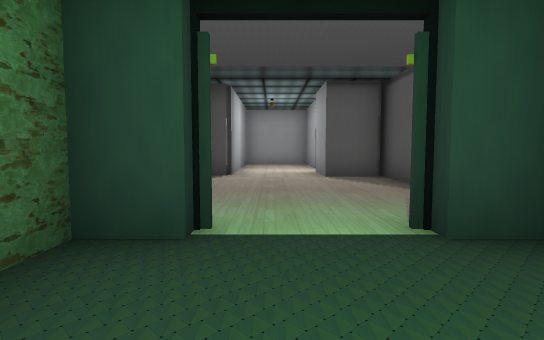
View 1 (above)

23 first-person views from a walk through a 3-D level made in the Unity game engine. The camera is 1.4 m above the floor, tilts 4° down and sees 80° across. The floor is counted in squares, 2 m on a side. Each view is taken from the middle of a square. On the plan, view 1 faces up. The plan holds only what a view shows up to about 10 squares ahead; the rest is blank. The place goes on beyond the plan. The player is left out. Some animated figures are not drawn. Door leaves are left out, so doorways stand open.

View 2
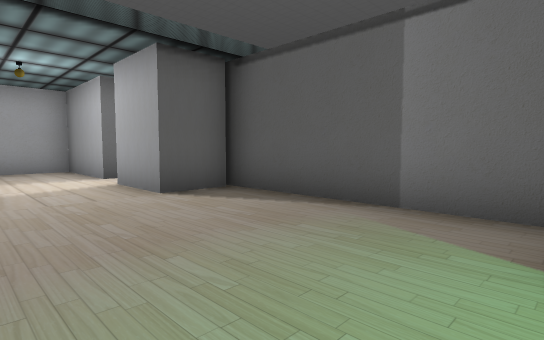

View 3
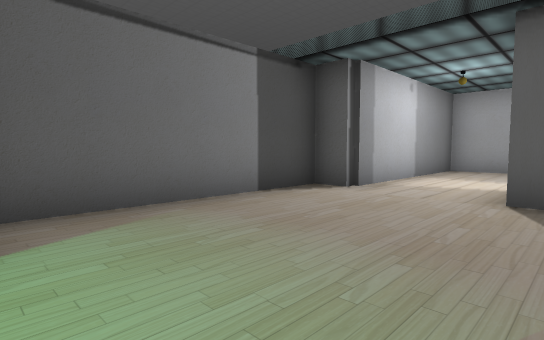

View 4
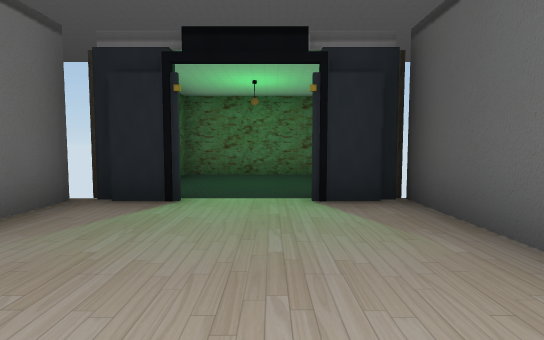

View 5
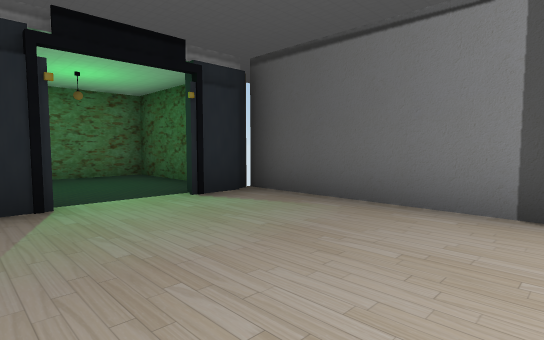

View 6
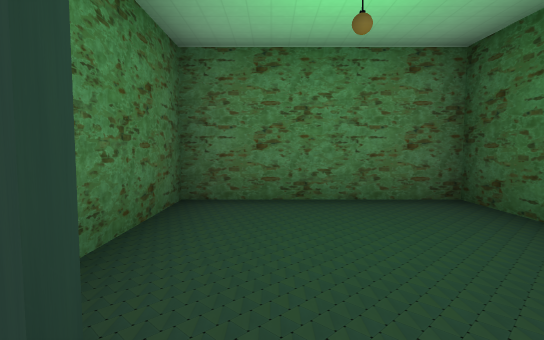

View 7
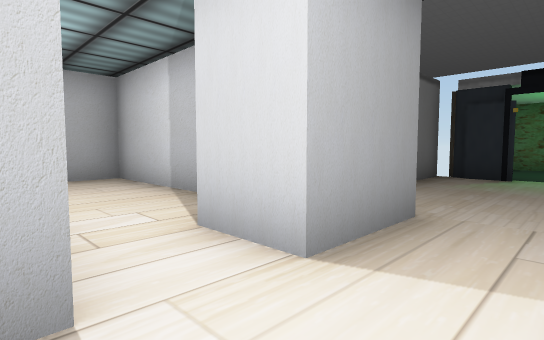

View 8
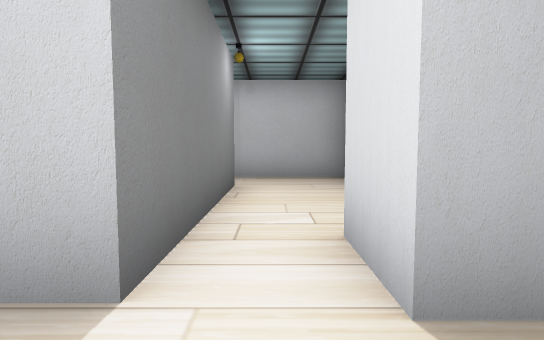

View 9
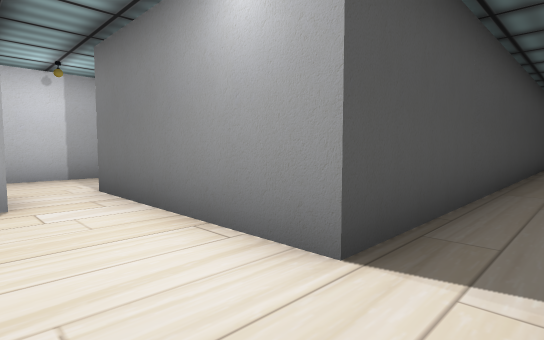

View 10
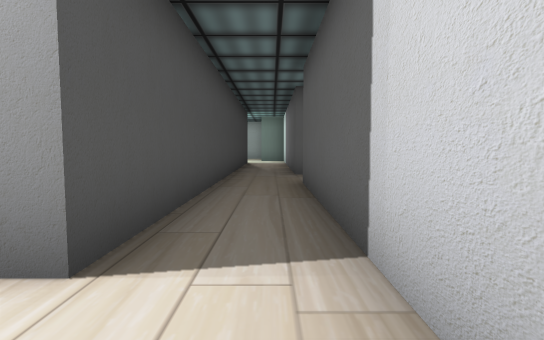

View 11
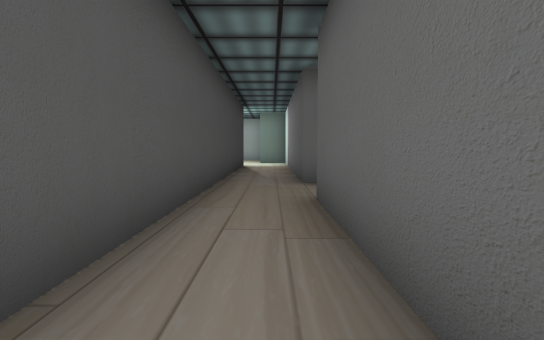

View 12
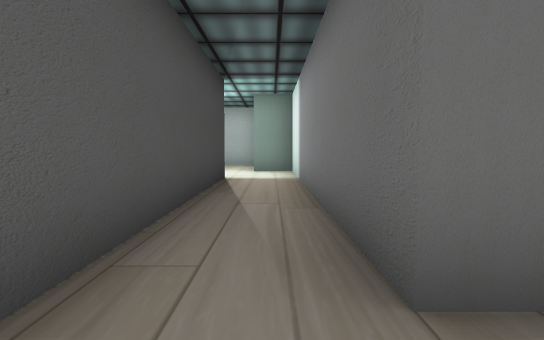

View 13
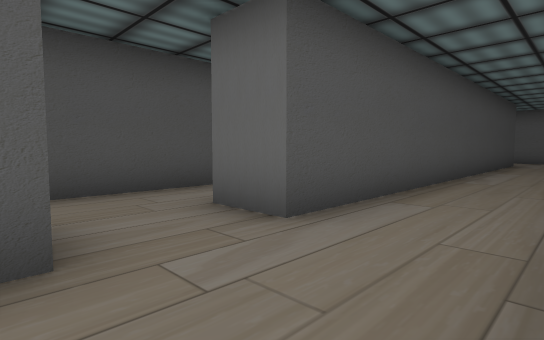

View 14
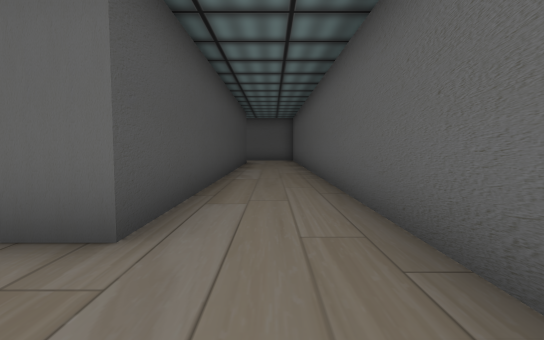

View 15
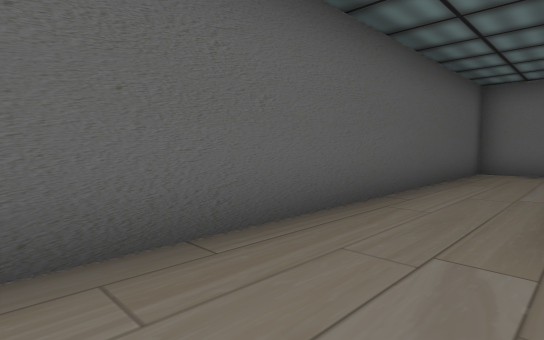

View 16
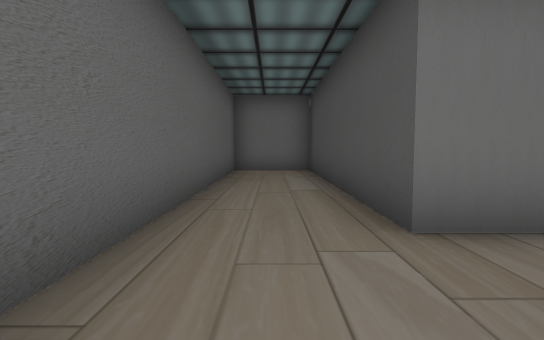

View 17
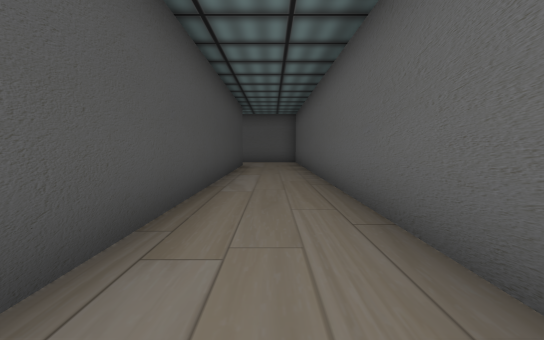

View 18
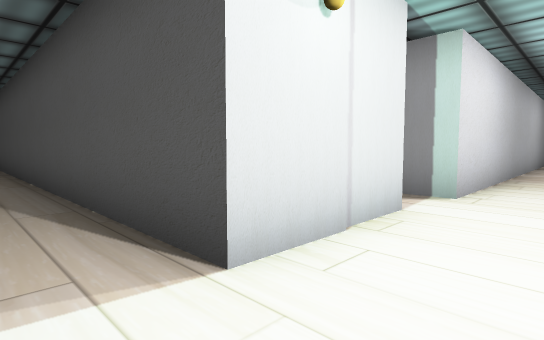

View 19
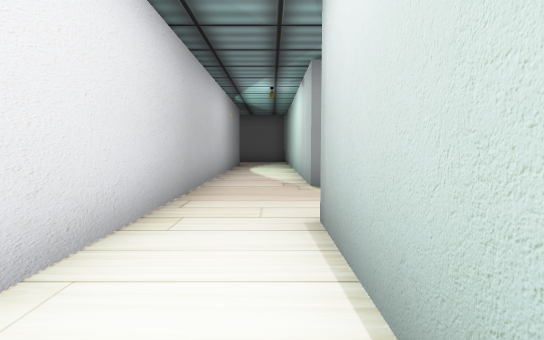

View 20
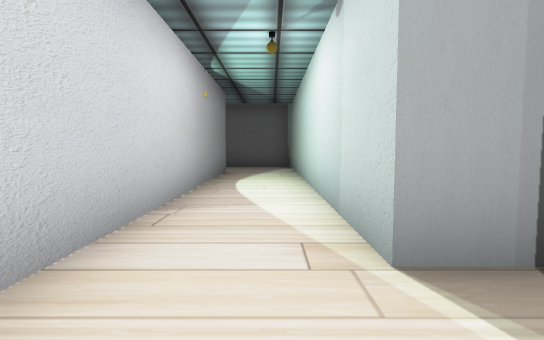

View 21
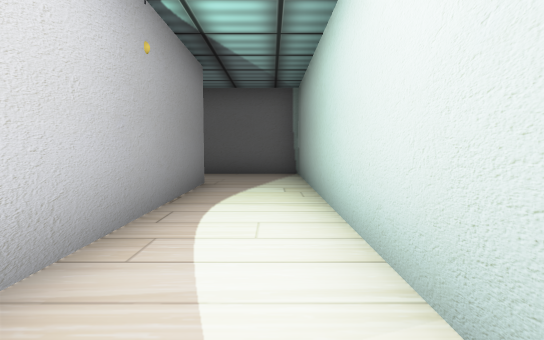

View 22
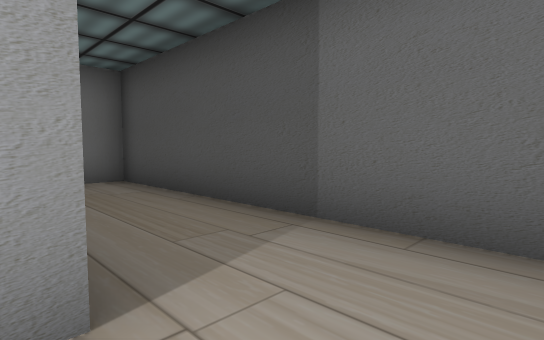

View 23
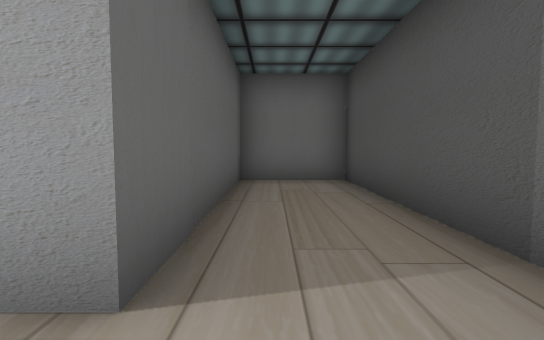

### Floor plan
Ten units are one square. View 1 is at (0, 0); x grows to the right and y downward. Boxes are objects, and circles mark ways between rooms. Rooms are numbered by the first view taken in them; rooms with no view inside come last. Other rooms are left out.
<svg viewBox="-131 -271 247 289">
<path fill="none" stroke="#000" d="M21 -24 13 -24 13 -28M-7 -28 -7 -24 -15 -24 -15 13 22 13 22 -10M26 -77 13 -77 13 -94M13 -107 13 -135 -10 -135 -10 -80 -18 -80 -18 -28 -7 -28M13 -28 24 -28M27 -27 27 -81M89 -173 76 -173 76 -235M44 -83 76 -83 76 -154 89 -154M13 -94 26 -94M59 -237 59 -107 13 -107M89 -154 89 -83 111 -83 111 -265M88 -265 89 -173M-29 -266 -29 -257 -126 -257 -126 -181 -103 -181 -103 -237 21 -237M26 -255 0 -255M33 -235 46 -235M46 -237 59 -237M76 -235 76 -255 65 -255"/>
<circle cx="0" cy="-30" r="3" fill="#2a7"/>
<circle cx="10" cy="-25" r="3" fill="#2a7"/>
<circle cx="10" cy="-100" r="3" fill="#2a7"/>
<circle cx="80" cy="-165" r="3" fill="#2a7"/>
<circle cx="70" cy="-230" r="3" fill="#2a7"/>
<text x="10" y="0">1</text>
<text x="0" y="-70">2</text>
<text x="70" y="-140">3</text>
<text x="100" y="-170">4</text>
<text x="-40" y="-240">5</text>
</svg>
Room 1 opens to room 2. Room 2 opens to room 3. Room 3 opens to room 4. Room 3 opens to room 5.

Where each view was taken, in squares from view 1:
view 1: 0 up, 0 right, facing up
view 2: 3 up, 1 left, facing up-right
view 3: 3 up, 2 right, facing up-left
view 4: 7 up, 0 right, facing down
view 5: 7 up, 2 right, facing down-left
view 6: 3 up, 1 right, facing down
view 7: 11 up, 0 right, facing down-right
view 8: 10 up, 0 right, facing right
view 9: 9 up, 7 right, facing up-left
view 10: 9 up, 7 right, facing up
view 11: 11 up, 7 right, facing up
view 12: 16 up, 7 right, facing up
view 13: 15 up, 11 right, facing up-left
view 14: 15 up, 10 right, facing up
view 15: 18 up, 9 right, facing down-right
view 16: 18 up, 10 right, facing down
view 17: 17 up, 10 right, facing up
view 18: 25 up, 7 right, facing down-left
view 19: 25 up, 3 right, facing left
view 20: 25 up, 1 left, facing left
view 21: 25 up, 4 left, facing left
view 22: 25 up, 10 left, facing down-left
view 23: 25 up, 11 left, facing down
